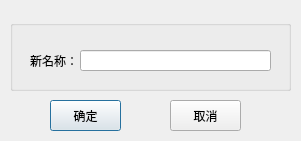
<?xml version="1.0" encoding="UTF-8"?>
<ui version="4.0">
 <class>editItemDialog</class>
 <widget class="QDialog" name="editItemDialog">
  <property name="geometry">
   <rect>
    <x>0</x>
    <y>0</y>
    <width>301</width>
    <height>141</height>
   </rect>
  </property>
  <property name="windowTitle">
   <string>  编辑名称  </string>
  </property>
  <property name="windowIcon">
   <iconset resource="rc.qrc">
    <normaloff>:/new/prefix1/rc/actions/edit_rename.png</normaloff>:/new/prefix1/rc/actions/edit_rename.png</iconset>
  </property>
  <widget class="QPushButton" name="OKPushButton">
   <property name="geometry">
    <rect>
     <x>50</x>
     <y>100</y>
     <width>71</width>
     <height>31</height>
    </rect>
   </property>
   <property name="text">
    <string>确定</string>
   </property>
   <property name="icon">
    <iconset resource="rc.qrc">
     <normaloff>:/new/prefix1/rc/actions/apply.png</normaloff>:/new/prefix1/rc/actions/apply.png</iconset>
   </property>
  </widget>
  <widget class="QPushButton" name="NOPushButton">
   <property name="geometry">
    <rect>
     <x>170</x>
     <y>100</y>
     <width>71</width>
     <height>31</height>
    </rect>
   </property>
   <property name="text">
    <string>取消</string>
   </property>
   <property name="icon">
    <iconset resource="rc.qrc">
     <normaloff>:/new/prefix1/rc/actions/editdelete.png</normaloff>:/new/prefix1/rc/actions/editdelete.png</iconset>
   </property>
  </widget>
  <widget class="QGroupBox" name="groupBox">
   <property name="geometry">
    <rect>
     <x>10</x>
     <y>20</y>
     <width>281</width>
     <height>71</height>
    </rect>
   </property>
   <property name="title">
    <string/>
   </property>
   <widget class="QLineEdit" name="newNamelineEdit">
    <property name="geometry">
     <rect>
      <x>70</x>
      <y>30</y>
      <width>191</width>
      <height>21</height>
     </rect>
    </property>
   </widget>
   <widget class="QLabel" name="label">
    <property name="geometry">
     <rect>
      <x>20</x>
      <y>30</y>
      <width>51</width>
      <height>21</height>
     </rect>
    </property>
    <property name="text">
     <string>新名称：</string>
    </property>
   </widget>
  </widget>
 </widget>
 <resources>
  <include location="rc.qrc"/>
 </resources>
 <connections/>
</ui>
